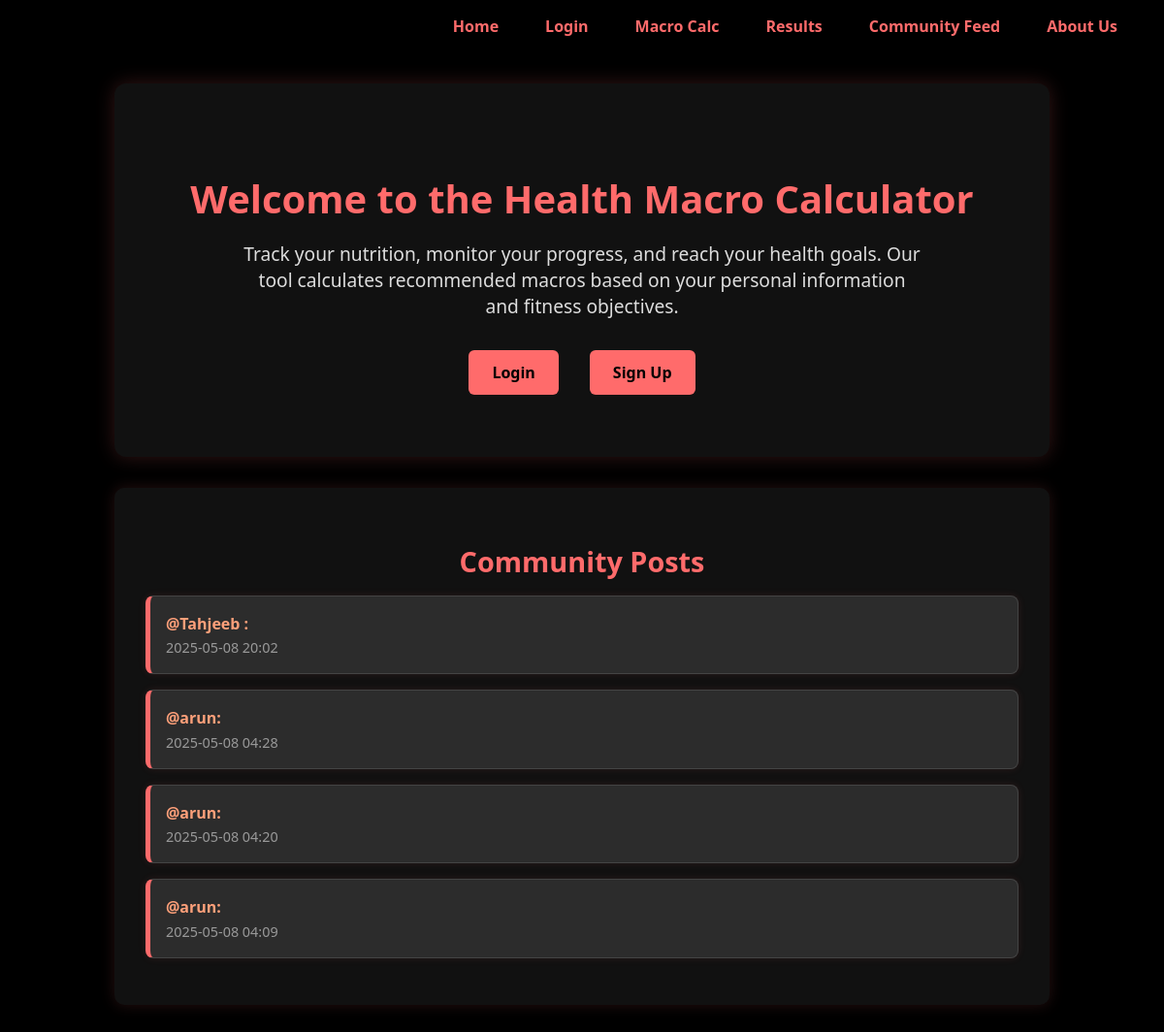
The page / on the database its author committed.
### app/models.py (models this page shows)
class FeedPost(db.Model):
    feedpost_id = db.Column(db.Integer, primary_key=True, autoincrement=True)
    timestamp = db.Column(db.DateTime, default=datetime.utcnow)
    user_id = db.Column(db.Integer, db.ForeignKey('user.id'), nullable=False)
    macro_post_id = db.Column(db.Integer, db.ForeignKey('macro_post.id'), nullable=False)
    user = db.relationship('User', backref='feed_posts')
    macro_post = db.relationship('MacroPost', backref='feed_entries')

class User(db.Model, UserMixin):
    id = db.Column(db.Integer, primary_key=True)
    name = db.Column(db.String(80), unique=True, nullable=False)
    email = db.Column(db.String(120), unique=True, nullable=False)
    password = db.Column(db.String(120), nullable=False)

### app/routes.py (the view)
@app.route('/')
def home():
    feed_posts = FeedPost.query.order_by(FeedPost.timestamp.desc()).all()
    return render_template('home.html', feed_posts=feed_posts)

### app/templates/home.html (shortened to what this page needs)
{% extends "base.html" %}
{% block content %}
<div class="hero">
  <h1>Welcome to the Health Macro Calculator</h1>
  <p>
    Track your nutrition, monitor your progress, and reach your health goals.
    Our tool calculates recommended macros based on your personal information
    and fitness objectives.
  </p>
  <div class="cta">
    <a href="{{ url_for('login') }}">Login</a>
    <a href="{{ url_for('signup') }}">Sign Up</a>
  </div>
</div>
<section class="community-posts">
  <h2>Community Posts</h2>
  {% if feed_posts %}
    <div class="macro-history">
      {% for post in feed_posts %}
        <div>
          <p><strong>@{{ post.user.name }}:</strong> {{ post.content }}</p>
          <small>{{ post.timestamp.strftime('%Y-%m-%d %H:%M') }}</small>
        </div>
      {% endfor %}
    </div>
  {% else %}
    <p>No community posts yet. Be the first to share!</p>
  {% endif %}
</section>
{% endblock %}

### app/static/css/style.css (style rules this page uses)
body { background-color: #000; color: #eee; font-family: 'Segoe UI', Tahoma, Geneva, Verdana, sans-serif; margin: 0; padding: 0; }
h1, h2 { color: #ff6b6b; text-align: center; }
.hero { text-align: center; padding: 4rem 2rem; background-color: #111; border-radius: 12px; margin: 2rem auto; max-width: 900px; box-shadow: 0 0 20px rgba(255, 107, 107, 0.2); }
.hero h1 { font-size: 2.5rem; color: #ff6b6b; margin-bottom: 1rem; }
.hero p { font-size: 1.2rem; color: #ddd; max-width: 700px; margin: 0 auto 2rem auto; }
.cta { display: flex; justify-content: center; gap: 2rem; margin-top: 2rem; }
.cta a { background-color: #ff6b6b; color: #000; padding: 0.75rem 1.5rem; border-radius: 6px; text-decoration: none; font-weight: bold; transition: background-color 0.3s ease; }
section { background-color: #111; color: #eee; max-width: 900px; margin: 2rem auto; padding: 2rem; border-radius: 10px; box-shadow: 0 0 15px rgba(255, 107, 107, 0.15); }
section h2 { color: #ff6b6b; margin-bottom: 1rem; font-size: 1.8rem; }
section p { font-size: 1rem; line-height: 1.6; }
.macro-history strong { color: #ffa07a; }
.community-posts .macro-history { padding: 0; }
.community-posts .macro-history div { background-color: #2c2c2c; border: 1px solid #444; border-left: 5px solid #ff6b6b; border-radius: 8px; padding: 1rem; margin-bottom: 1rem; box-shadow: 0 0 8px rgba(255, 107, 107, 0.1); transition: transform 0.2s ease; }
.community-posts .macro-history p { margin: 0; padding: 0; }
.community-posts .macro-history small { color: #999; font-size: 0.9rem; }

### rows shown on the page
FeedPost: user.name "Tahjeeb", timestamp "2025-05-08 20:02"
FeedPost: user.name "arun", timestamp "2025-05-08 04:28"
FeedPost: user.name "arun", timestamp "2025-05-08 04:20"
FeedPost: user.name "arun", timestamp "2025-05-08 04:09"
